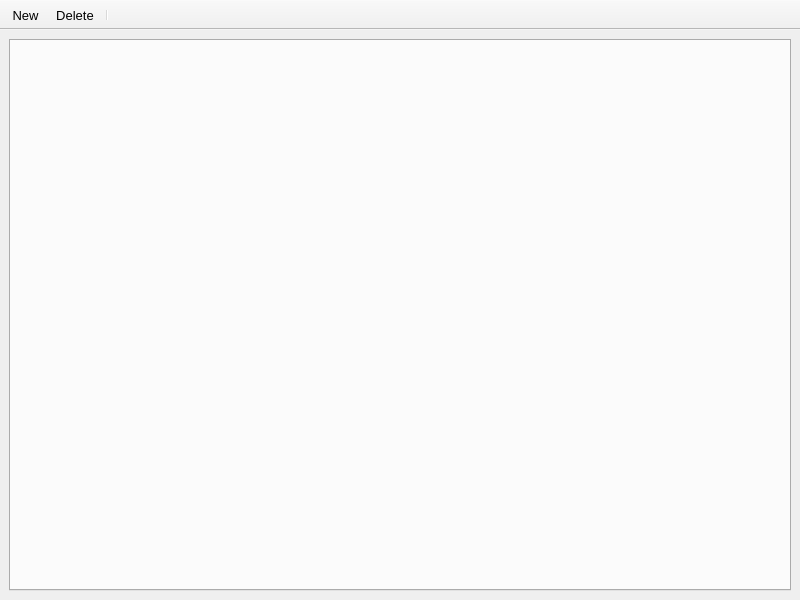
<?xml version="1.0" encoding="UTF-8"?>
<ui version="4.0">
 <class>MainWindow</class>
 <widget class="QMainWindow" name="MainWindow">
  <property name="geometry">
   <rect>
    <x>0</x>
    <y>0</y>
    <width>800</width>
    <height>600</height>
   </rect>
  </property>
  <property name="minimumSize">
   <size>
    <width>550</width>
    <height>400</height>
   </size>
  </property>
  <property name="font">
   <font>
    <italic>false</italic>
   </font>
  </property>
  <property name="windowTitle">
   <string>todoApp</string>
  </property>
  <property name="windowIcon">
   <iconset resource="resource.qrc">
    <normaloff>:/graphics/icons/main-icon.png</normaloff>:/graphics/icons/main-icon.png</iconset>
  </property>
  <widget class="QWidget" name="centralwidget">
   <layout class="QVBoxLayout" name="verticalLayout">
    <item>
     <widget class="QTabWidget" name="tabWidget">
      <property name="sizePolicy">
       <sizepolicy hsizetype="Ignored" vsizetype="Ignored">
        <horstretch>0</horstretch>
        <verstretch>0</verstretch>
       </sizepolicy>
      </property>
      <property name="font">
       <font>
        <pointsize>12</pointsize>
        <italic>false</italic>
       </font>
      </property>
      <property name="currentIndex">
       <number>-1</number>
      </property>
      <property name="movable">
       <bool>true</bool>
      </property>
     </widget>
    </item>
   </layout>
  </widget>
  <widget class="QToolBar" name="toolBar">
   <property name="enabled">
    <bool>true</bool>
   </property>
   <property name="font">
    <font>
     <pointsize>10</pointsize>
     <italic>false</italic>
     <kerning>true</kerning>
    </font>
   </property>
   <property name="windowTitle">
    <string>toolBar</string>
   </property>
   <property name="movable">
    <bool>false</bool>
   </property>
   <property name="orientation">
    <enum>Qt::Horizontal</enum>
   </property>
   <property name="iconSize">
    <size>
     <width>30</width>
     <height>30</height>
    </size>
   </property>
   <property name="toolButtonStyle">
    <enum>Qt::ToolButtonTextBesideIcon</enum>
   </property>
   <property name="floatable">
    <bool>true</bool>
   </property>
   <attribute name="toolBarArea">
    <enum>TopToolBarArea</enum>
   </attribute>
   <attribute name="toolBarBreak">
    <bool>false</bool>
   </attribute>
   <addaction name="actionNew"/>
   <addaction name="actionDelete"/>
   <addaction name="separator"/>
  </widget>
  <action name="actionNew">
   <property name="icon">
    <iconset resource="resource.qrc">
     <normaloff>:/graphics/icons/new-list.png</normaloff>:/graphics/icons/new-list.png</iconset>
   </property>
   <property name="text">
    <string>New</string>
   </property>
   <property name="toolTip">
    <string>&lt;html&gt;&lt;head/&gt;&lt;body&gt;&lt;p&gt;&lt;span style=&quot; font-size:8pt;&quot;&gt;Add a &lt;/span&gt;&lt;span style=&quot; font-size:8pt; font-weight:600;&quot;&gt;new&lt;/span&gt;&lt;span style=&quot; font-size:8pt;&quot;&gt; list &lt;/span&gt;&lt;span style=&quot; font-size:7pt; color:#999999;&quot;&gt;Ctrl+N&lt;/span&gt;&lt;/p&gt;&lt;/body&gt;&lt;/html&gt;</string>
   </property>
   <property name="shortcut">
    <string>Ctrl+N</string>
   </property>
  </action>
  <action name="actionDelete">
   <property name="icon">
    <iconset resource="resource.qrc">
     <normaloff>:/graphics/icons/delete-list.png</normaloff>:/graphics/icons/delete-list.png</iconset>
   </property>
   <property name="text">
    <string>Delete</string>
   </property>
   <property name="toolTip">
    <string>&lt;html&gt;&lt;head/&gt;&lt;body&gt;&lt;p&gt;&lt;span style=&quot; font-weight:600;&quot;&gt;Delete&lt;/span&gt; current list &lt;span style=&quot; font-size:7pt; color:#999999;&quot;&gt;Ctrl+D&lt;/span&gt;&lt;/p&gt;&lt;/body&gt;&lt;/html&gt;</string>
   </property>
   <property name="shortcut">
    <string>Ctrl+D</string>
   </property>
  </action>
  <action name="actionHelp">
   <property name="icon">
    <iconset resource="resource.qrc">
     <normaloff>:/graphics/icons/question-mark.png</normaloff>:/graphics/icons/question-mark.png</iconset>
   </property>
   <property name="text">
    <string>Help</string>
   </property>
   <property name="iconText">
    <string>Help</string>
   </property>
   <property name="toolTip">
    <string>&lt;html&gt;&lt;head/&gt;&lt;body&gt;&lt;p&gt;Open a &lt;span style=&quot; font-weight:600;&quot;&gt;help&lt;/span&gt; window &lt;br/&gt;&lt;span style=&quot; font-size:7pt; color:#999999;&quot;&gt;Ctrl+H&lt;/span&gt;&lt;/p&gt;&lt;/body&gt;&lt;/html&gt;</string>
   </property>
   <property name="shortcut">
    <string>Ctrl+H</string>
   </property>
  </action>
 </widget>
 <resources>
  <include location="resource.qrc"/>
 </resources>
 <connections/>
</ui>
